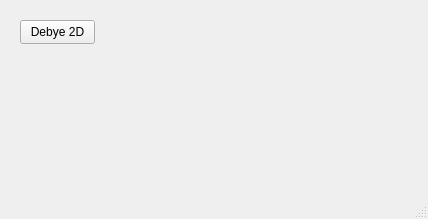
<?xml version="1.0" encoding="UTF-8"?>
<ui version="4.0">
 <class>MainWindow</class>
 <widget class="QMainWindow" name="MainWindow">
  <property name="geometry">
   <rect>
    <x>0</x>
    <y>0</y>
    <width>428</width>
    <height>219</height>
   </rect>
  </property>
  <property name="windowTitle">
   <string>MainWindow</string>
  </property>
  <widget class="QWidget" name="centralwidget">
   <widget class="QPushButton" name="pushButton">
    <property name="geometry">
     <rect>
      <x>20</x>
      <y>20</y>
      <width>75</width>
      <height>24</height>
     </rect>
    </property>
    <property name="text">
     <string>Debye 2D</string>
    </property>
   </widget>
  </widget>
  <widget class="QMenuBar" name="menubar">
   <property name="geometry">
    <rect>
     <x>0</x>
     <y>0</y>
     <width>428</width>
     <height>22</height>
    </rect>
   </property>
  </widget>
  <widget class="QStatusBar" name="statusbar"/>
 </widget>
 <resources/>
 <connections/>
</ui>
